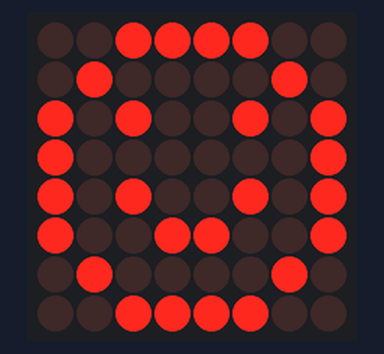
The sketch below on a simulated Arduino Uno, built with avr-gcc and run on an emulated ATmega328P. Parts: 8×8 LED matrix.

Above: at 0.1 s.
At 2.1 s:
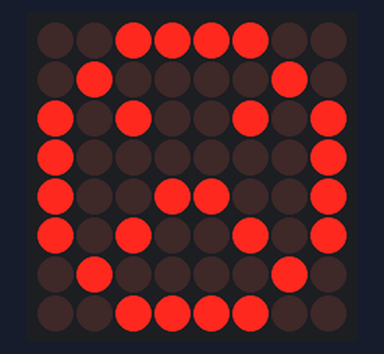
At 4.1 s:
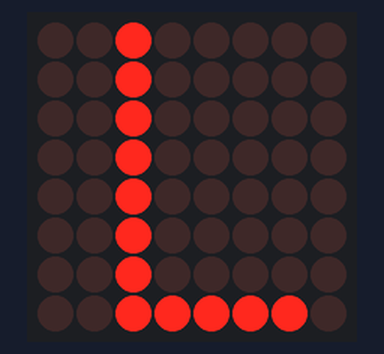
At 9.1 s:
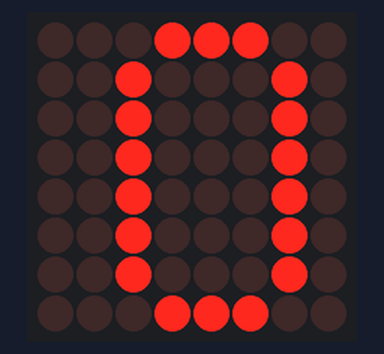
At 13.1 s:
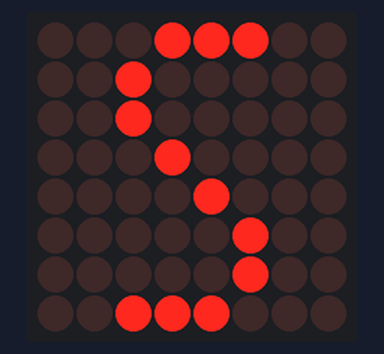
At 18.1 s:
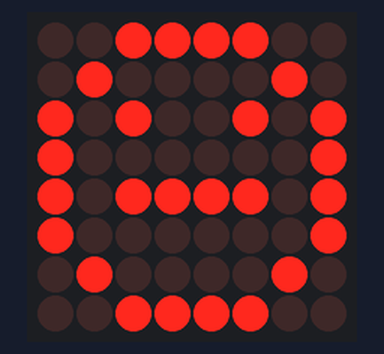

The sketch:

arduino_using_library_ledcontrol.ino
```cpp
#include <LedControl.h>

int DIN = 12;
int CS =  11;
int CLK = 10;


byte E[8] = {0x3C,0x20,0x20,0x3C,0x20,0x20,0x20,0x3C};
byte L[8] = {0x20,0x20,0x20,0x20,0x20,0x20,0x20,0x3E};
byte C[8] = {0x1C,0x20,0x20,0x20,0x20,0x20,0x20,0x1C};
byte T[8] = {0x7C,0x10,0x10,0x10,0x10,0x10,0x10,0x10};
byte R[8] = {0x38,0x24,0x24,0x28,0x30,0x28,0x24,0x24};
byte O[8] = {0x1C,0x22,0x22,0x22,0x22,0x22,0x22,0x1C};
byte N[8] = {0x42,0x62,0x52,0x52,0x4A,0x46,0x46,0x42};
byte I[8] = {0x38,0x10,0x10,0x10,0x10,0x10,0x10,0x38};
byte S[8] = {0x1C,0x20,0x20,0x10,0x08,0x04,0x04,0x38};
byte H[8] = {0x22,0x22,0x22,0x3E,0x22,0x22,0x22,0x22};
byte U[8] = {0x22,0x22,0x22,0x22,0x22,0x22,0x22,0x1C,};
byte B[8] = {0x38,0x24,0x24,0x38,0x38,0x24,0x24,0x38};
byte smile[8]=   {0x3C,0x42,0xA5,0x81,0xA5,0x99,0x42,0x3C};
byte neutral[8]= {0x3C,0x42,0xA5,0x81,0xBD,0x81,0x42,0x3C};
byte frown[8]=   {0x3C,0x42,0xA5,0x81,0x99,0xA5,0x42,0x3C};

LedControl lc=LedControl(12,11,10,1);

void setup(){
 lc.shutdown(0,false);
 lc.setIntensity(0,5);
 lc.clearDisplay(0);
}

void loop()
{
   printByte(smile);
   delay(1000);

   printByte(neutral);
   delay(1000);

   printByte(frown);
   delay(1000);

   printByte(E);
   delay(1000);

   printByte(L);
   delay(1000);

   printByte(E);
   delay(1000);

   printByte(C);
   delay(1000);

   printByte(T);
   delay(1000);

   printByte(R);
   delay(1000);

   printByte(O);
   delay(1000);

   printByte(N);
   delay(1000);

   printByte(I);
   delay(1000);

   printByte(C);
   delay(1000);

   printByte(S);
   delay(1000);

//   lc.clearDisplay(0);
//   delay(1000);

   printByte(H);
   delay(1000);

   printByte(U);
   delay(1000);

   printByte(B);
   delay(1000);


//   lc.clearDisplay(0);
//   delay(1000);
}


void printByte(byte character [])
{
  int i = 0;
  for(i=0;i<8;i++)
  {
    lc.setRow(0,i,character[i]);
  }
}
```

Measured:
- by itself, everything shown: repeats every 17.0 s, in 17 steps
- what the display in image 1 shows lasts 1.0 s, from 2.0 s to 3.0 s
